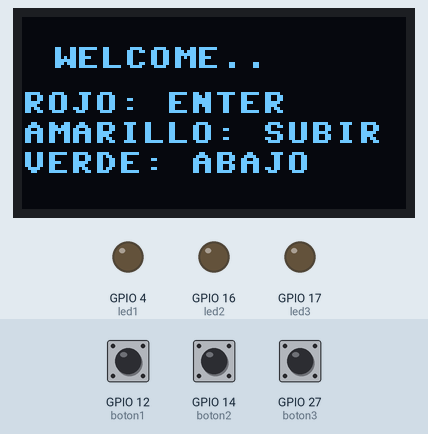
A program run on a simulated ESP32 board running MicroPython. On the bench: 128×64 one-colour display, output pins drawn as LEDs (lit = HIGH). The inputs (shaded band) are chosen by the test bench; at power-on: GPIO 27 (boton3) HIGH, GPIO 12 (boton1) HIGH, GPIO 14 (boton2) HIGH. Library files of the repository ran but are not shown: ssd1306.py.

Above: at 1.2 s.
1.3 s: GPIO 27 (boton3) pulled LOW for 0.15 s
At 4.3 s:
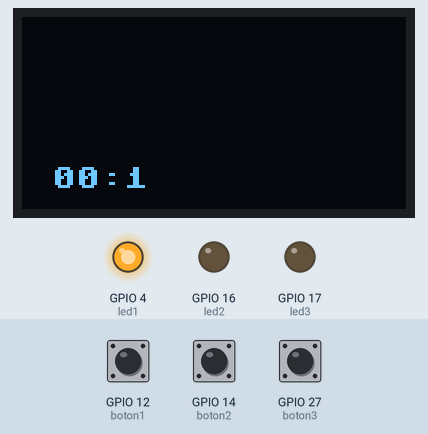
4.4 s: GPIO 27 (boton3) pulled LOW for 1 s
At 5.2 s:
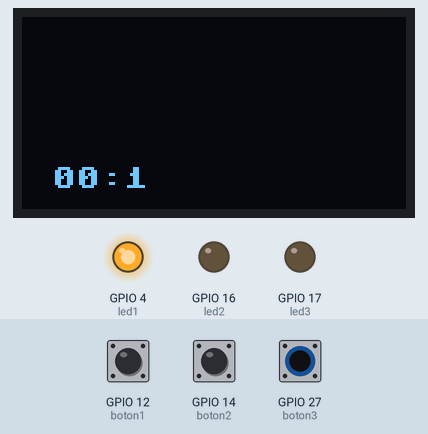
6.9 s: GPIO 12 (boton1) pulled LOW for 0.15 s
At 8.2 s:
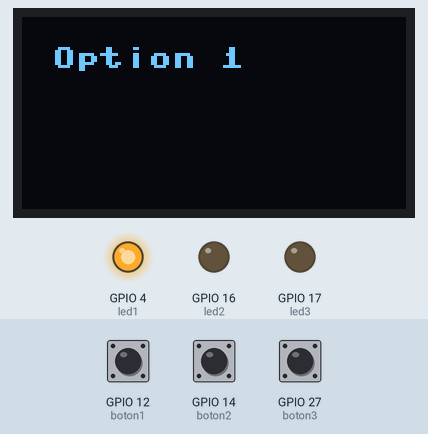
8.7 s: GPIO 27 (boton3) pulled LOW for 0.15 s
At 10.2 s:
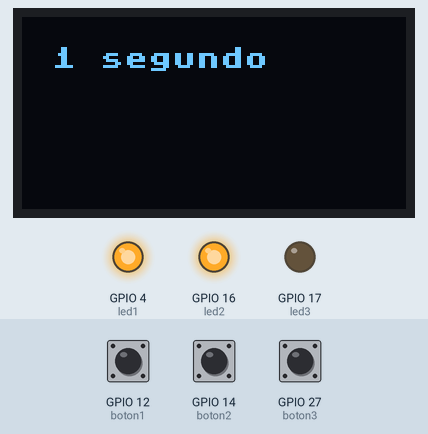
11.8 s: GPIO 27 (boton3) pulled LOW for 3.2 s
At 13.9 s:
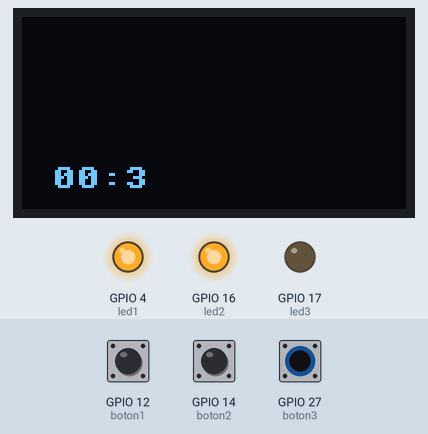
16.5 s: GPIO 14 (boton2) pulled LOW for 0.15 s
At 16.9 s:
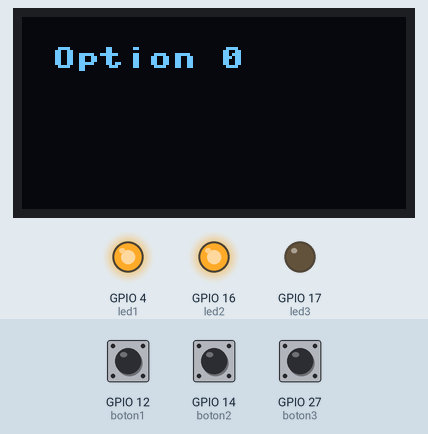
Timing chart, 0 to 19.1 s (numbered marks = the images above; inputs shaded):
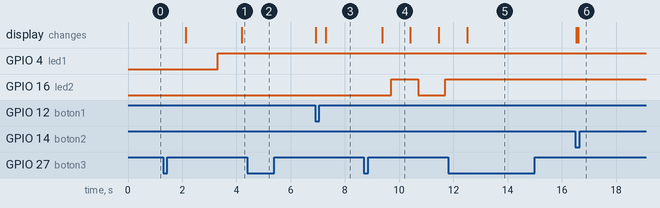

Measured:
- after the input at 1.3 s, GPIO 4 (led1): LOW → HIGH after 2.0 s; the display: first changes after 0.83 s (image 1 shows a later state)
- after the input at 4.4 s, GPIO 4 (led1): stays HIGH (without the input it goes to LOW after 0.90 s)
- after the input at 6.9 s, the display: first changes at once (image 3 shows a later state)
- after the input at 8.7 s, GPIO 16 (led2): LOW → HIGH after 1.0 s, → LOW 1.0 s later, → HIGH 1.0 s later; the display: changes after 0.67 s (image 4)
- after the input at 11.8 s, GPIO 16 (led2): stops changing and stays HIGH
- after the input at 16.5 s, the display: first changes at once (image 6 shows a later state)
- what the display in image 4 shows lasts 1.0 s, from 9.4 s to 10.4 s

The program:

main.py
```python
from machine import Pin, Timer
from time import sleep, ticks_ms
from menu import Menu

from machine import Pin, I2C
import ssd1306

# ESP32 Pin assignment
i2c = I2C(0, scl=Pin(22), sda=Pin(21))

oled_width = 128
oled_height = 64
oled = ssd1306.SSD1306_I2C(oled_width, oled_height, i2c)


led1= Pin(4,Pin.OUT )
led2= Pin(16,Pin.OUT )
led3= Pin(17,Pin.OUT )
boton1=Pin(12,Pin.IN,Pin.PULL_UP)
boton2=Pin(14,Pin.IN,Pin.PULL_UP)
boton3=Pin(27,Pin.IN,Pin.PULL_UP)

one = True
Inicio = 0
last_time = 0
opcion = 0
Hora = 0
Minutos = 0
Segundos = 0
bandera = 0


tim0 = Timer(0)
tim1 = Timer(1)
tim2 = Timer(2)

#tim0.definit()


def option0():
    global Inicio, Minutos, Segundos, opcion

    if Inicio == 1:
        tim0.init(period=2000, mode=Timer.PERIODIC, callback=changeLed1)
        opcion = 1
    if Inicio == 2:
        Inicio = 0
        Minutos = 0
        Segundos = 0
        tim0.deinit()


def option1():
    global Inicio, Minutos, Segundos, opcion
    if Inicio == 1:
        tim1.init(period=1000, mode=Timer.PERIODIC, callback=changeLed2)
        opcion = 2
    if Inicio == 2:
        Inicio = 0
        Minutos = 0
        Segundos = 0
        tim1.deinit()


def option2():
    global Inicio, opcion
    if Inicio == 1:
        Hora = "WAIT"
        tim2.init(period=5000, mode=Timer.ONE_SHOT, callback=changeLed3)
        opcion = 3
    if Inicio == 2:
        Inicio = 0
        tim2.deinit()


def changeLed1(t):
    global Hora, Minutos, Segundos, Inicio
    led1.value(not led1.value())

    Segundos += 1
    if Segundos == 60:
        Minutos += 1
        Segundos = 0
    if Minutos == 60:
        Minutos == 0
        Segundos = 0

    if Segundos < 10 & Minutos < 9:
        Hora = "0" + str (Minutos) + ":" + "0" + str (Segundos)
    elif Segundos >= 10 & Minutos < 9:
        Hora = "0" + str (Minutos) + ":" + str (Segundos)
    else:
        Hora = str (Minutos) + ":" + str (Segundos)

def changeLed2(t):
    global Hora, Minutos, Segundos, Inicio
    led2.value(not led2.value())

    Segundos += 1
    if Segundos == 60:
        Minutos += 1
        Segundos = 0
    if Minutos == 60:
        Minutos == 0
        Segundos = 0

    if Segundos < 10 & Minutos < 9:
        Hora = "0" + str (Minutos) + ":" + "0" + str (Segundos)
    elif Segundos >= 10 & Minutos < 9:
        Hora = "0" + str (Minutos) + ":" + str (Segundos)
    else:
        Hora = str (Minutos) + ":" + str (Segundos)

def changeLed3(t):
    global Hora, Segundos, bandera
    Segundos = 0
    bandera = 1
    led3.value(not led3.value())
    Hora = "ONE.SHOT"


menu = Menu(oled.print)

menu.addItem("Option 0",option0)
menu.addItem("Option 1",option1)
menu.addItem("Option 2",option2)

def upp(pin):
    global last_time, Inicio
    if ticks_ms() - last_time > 500:
        if Inicio == 0:
            limpiar_pantalla()
            menu.up()
        last_time = ticks_ms()

def downn(pin):
    global last_time, Inicio
    if ticks_ms() - last_time > 500:
        if Inicio == 0:
            limpiar_pantalla()
            menu.down()
        last_time = ticks_ms()
        #limpiar_pantalla()

def enterr(pin):
    global last_time, Inicio
    if ticks_ms() - last_time > 500:
        Inicio += 1
        menu.enter()
        last_time = ticks_ms()


def limpiar_pantalla():
  oled.fill(0)  # Llena la pantalla de negro
  oled.show()   # Actualiza la pantalla


boton1.irq(upp, Pin.IRQ_FALLING)

boton2.irq(downn, Pin.IRQ_FALLING)

boton3.irq(enterr, Pin.IRQ_FALLING)

while True:
    #print(ticks_ms())

    if one == True:
        oled.text("WELCOME..", 10, 10)
        oled.text("ROJO: ENTER", 0, 25)
        oled.text("AMARILLO: SUBIR", 0, 35)
        oled.text("VERDE: ABAJO", 0, 45)
        one = False

    if opcion == 1:
        limpiar_pantalla()
        oled.text("2 segundos", 10, 10)
        opcion = 0
    elif opcion == 2:
        limpiar_pantalla()
        oled.text("1 segundo", 10, 10)
        opcion = 0
    elif opcion == 3:
        limpiar_pantalla()
        oled.text("WAIT.....5 s", 10, 10)
        opcion = 0

    if Segundos != bandera:
        limpiar_pantalla()
        oled.text(str(Hora), 10, 50)
        bandera = Segundos
    oled.show()
    sleep(1)
```

menu.py
```python
class Menu:
    def __init__(self, fn):
        self.items = []

        self.index =0
        self.max_items=10
        self.num_items = 0
        self.fn=fn

    def enter(self):
        action = self.items[self.index]['action']
        if action is not None:
            action()

    def up(self):

        if self.index < (self.num_items - 1):
            self.index +=1
            self.fn(self.items[self.index]['text'])

    def down(self):

        if self.index > 0:
            self.index -=1
            self.fn(self.items[self.index]['text'])

    def addItem(self,text, action):

        if self.num_items < (self.max_items -1):
            self.items.append({'text':text,'action':action})
            self.num_items +=1
```
